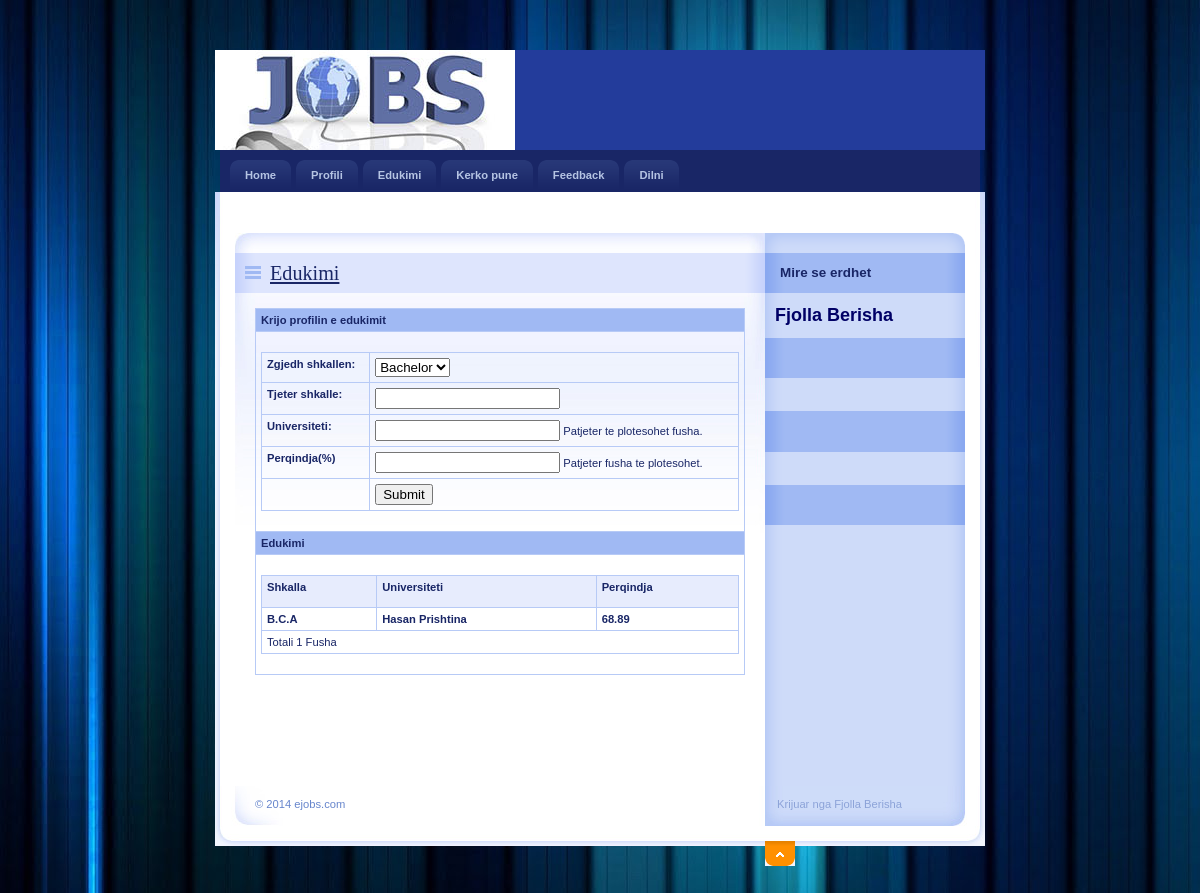
Screenshot of /Punekerkuesi/Edukimi.php (signed in) with the database file from the repository.
### tables this page shows
CREATE TABLE IF NOT EXISTS `punekerkues_edukimi` (
  `EduId` int(11) NOT NULL AUTO_INCREMENT,
  `KerkoPunId` int(11) NOT NULL,
  `Shkalla` varchar(20) NOT NULL,
  `Universiteti` varchar(100) NOT NULL,
  `VitiKaluar` mediumint(9) NOT NULL,
  `Perqindja` float NOT NULL,
  PRIMARY KEY (`EduId`)
);

### Punekerkuesi/Edukimi.php (the view, shortened to what this page needs)
<html>
<head>
    <link rel="stylesheet" media="screen,projection" type="text/css" href="./css/main.css" />
</head>
<body id="www-url-cz">
<div id="main" class="box">
<?php
include "Header.php"
?>
<?php
include "Menyja.php"
?>
    <div id="page" class="box">
    <div id="page-in" class="box">
        <div id="strip" class="box noprint">
            <p id="breadcrumbs">&nbsp;</p>
        </div>
        <div id="content">
            <div class="article">
                <h2><span><a href="#">Edukimi  </a></span></h2>
              <table width="100%" border="1" cellspacing="2" cellpadding="2">
                  <tr>
                    <td bgcolor="#A0B9F3"><strong>Krijo profilin e edukimit</strong></td>
                  </tr>
                  <tr>
                    <td><form id="form1" method="post" action="ShtoEdu.php">
                      <table width="100%" border="0" cellspacing="0" cellpadding="0">
                        <tr>
                          <td><strong>Zgjedh shkallen:</strong></td>
                          <td>
                          <select name="cmbQual" id="cmbQual">
                          <option value="Bachelor">Bachelor</option>
                          </select>                          </td>
                        </tr>
                        <tr>
                          <td><strong>Tjeter shkalle:</strong></td>
                          <td><label>
                            <input type="text" name="txtOther" id="txtOther" />
                          </label></td>
                        </tr>
                        <tr>
                          <td><strong>Universiteti:</strong></td>
                          <td><span id="sprytextfield1">
                            <label>
                            <input type="text" name="txtBoard" id="txtBoard" />
                            </label>
                          <span class="textfieldRequiredMsg">Patjeter te plotesohet fusha.</span></span></td>
                        </tr>
                        <tr>
                          <td><strong>Perqindja(%)</strong></td>
                          <td><span id="sprytextfield2">
                            <label>
                            <input type="text" name="txtPer" id="txtPer" />
                            </label>
                          <span class="textfieldRequiredMsg">Patjeter fusha te plotesohet.</span></span></td>
                        </tr>
                        <tr>
                          <td>&nbsp;</td>
                          <td><label>
                            <input type="submit" name="button" id="button" value="Submit" />
                          </label></td>
                        </tr>
                      </table>
                                        </form>
                    </td>
                  </tr>
                  <tr>
                    <td bgcolor="#A0B9F3"><strong>Edukimi</strong></td>
                  </tr>
                  <tr>
                    <td><table width="100%" border="1" cellpadding="1" cellspacing="2" bordercolor="#006699" >
                      <tr>
                        <th height="32" bgcolor="#006699" class="style3"><div align="left" class="style9 style5 style2"><strong>Shkalla</strong></div></th>
                        <th bgcolor="#006699" class="style3"><div align="left" class="style9 style5 style2"><strong>Universiteti</strong></div></th>
                         <th bgcolor="#006699" class="style3"><div align="left" class="style9 style5 style2"><strong>Perqindja</strong></div></th>
                      </tr>
                      <?php
					  $ID=$_SESSION['ID'];
$con = mysql_connect("localhost","root","123456");
$sql = "select * from punekerkues_edukimi where KerkoPunId='".$ID."'";
$result = mysql_query($sql,$con);
while($row = mysql_fetch_array($result))
{
$Degree=$row['Shkalla'];
$Univ=$row['Universiteti'];
$Per=$row['Perqindja'];
?>
                      <tr>
                        <td class="style3"><div align="left" class="style9 style5"><strong><?php echo $Degree;?></strong></div></td>
                        <td class="style3"><div align="left" class="style9 style5"><strong><?php echo $Univ;?></strong></div></td>
                         <td class="style3"><div align="left" class="style9 style5"><strong><?php echo $Per;?></strong></div></td>
                      </tr>
                      <?php
}
$records = mysql_num_rows($result);
?>
                      <tr>
                        <td colspan="4" class="style3"><div align="left" class="style12"><?php echo "Totali ".$records." Fusha"; ?> </div></td>
                      </tr>
                    </table></td>
                  </tr>
                </table>
                <p>&nbsp;</p>
                <p class="btn-more box noprint">&nbsp;</p>
          </div>
        </div>
<?php
include "Aside.php"
?>
    </div>
    </div>
<?php
include "footer.php"
?>
</div>
</body>
</html>

### Punekerkuesi/css/main.css (style rules this page uses)
* { min-height:1px; }
body { border:0; margin:0; padding:0; background:#233C9B url("../design/3.jpg"); font:70%/160% "verdana",sans-serif; color:#192666; _text-align:center; }
a { color:#192666; }
p { border:0; margin:15px 0; padding:0; }
div { display:block; border:0; margin:0; padding:0; }
h1, h2, h3, h4, h5 { border:0; margin:15px 0 10px 0; padding:0; font-weight:bold; }
h2 { font-size:180%; line-height:100%; font-family:"georgia",serif; font-weight:normal; }
table { display:table; border-collapse:collapse; margin:15px 0; padding:0; border:1px solid #B7CAF6; font-size:100%; }
tr { display:table-row; }
th, td { display: table-cell; border:1px solid #B7CAF6; margin:0; padding:5px; vertical-align:top; text-align:left; }
th { background:#E7ECFD; text-align:center; color:#192666; font-weight:bold; }
form { border:0; margin:0; padding:0; }
a, img, span { border:0; margin:0; padding:0; }
strong, .strong { font-weight:bold; }
.box { min-height:1px; _height:1px; }
.box:after { content:"."; display:block; line-height:0px; font-size:0px; visibility:hidden; clear:both; }
#main { width:770px; margin:50px auto 0 auto; _text-align:left; }
#page { width:770px; min-height:1px; background:#FFF url("../design/bg_page.gif") 0 0 repeat-y; _height:1px; }
#page-in { min-height:1px; padding:10px 0; background:url("../design/bg_page_in.jpg") 0 0 no-repeat; _height:1px; }
#strip { position:relative; clear:both; padding:3px 20px 10px 20px; color:#6182D1; }
#strip p { margin:0; }
#strip #breadcrumbs { width:520px; margin:0; padding:0; }
#content { float:left; width:530px; _width:550px; margin:0; padding:0 0 0 20px; }
#content .article { clear:both; margin:0; padding:20px; background:url("../design/content_article_bg.jpg") 0 0 no-repeat; }
#content .article h2 { margin:0 -20px; padding:10px; background:#DEE5FD url("../design/content_title_bg.gif") 0 0 repeat-y; color:#192666; }
#content .article h2 span { background:url("../design/ico_list.gif") 0 50% no-repeat; padding-left:25px; }
#content .article p { text-align:justify; }
#content .btn-more { margin:0 0 15px 0; padding:0; border:0; position:relative; }

### rows the page displays
punekerkues_edukimi: Shkalla "B.C.A", Universiteti "Hasan Prishtina", Perqindja "68.89"

### other values shown
$records "1"
$_SESSION['Name'] "Fjolla Berisha"
